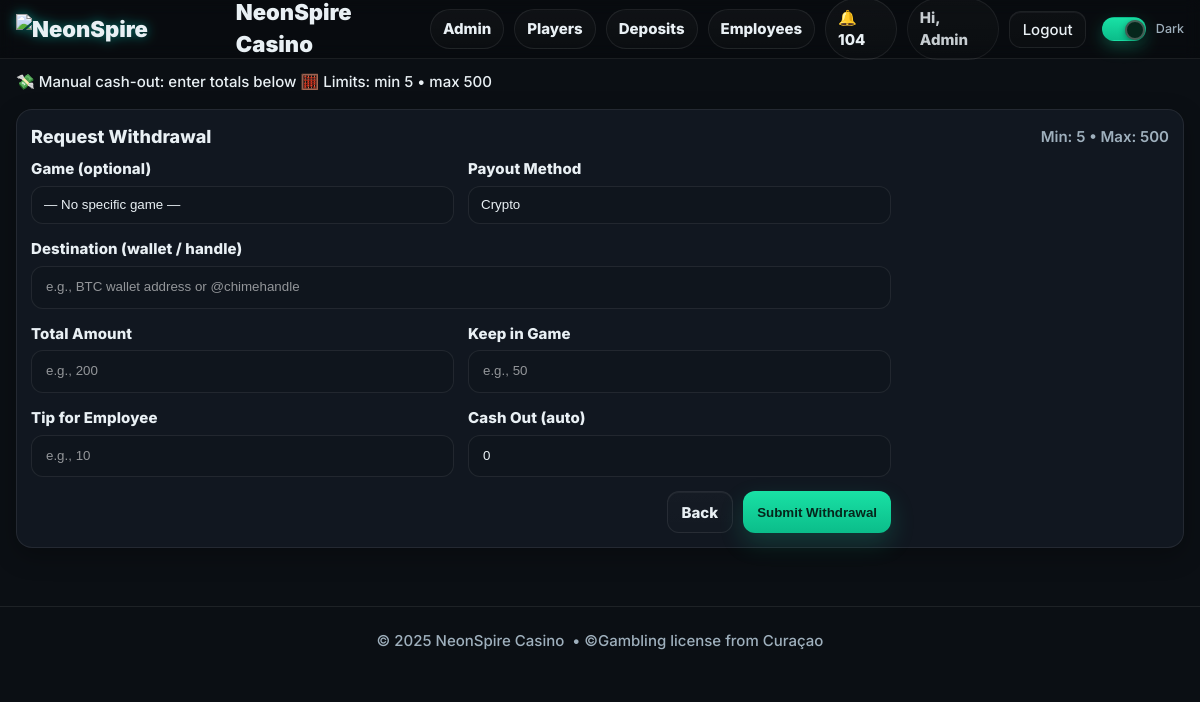
Screenshot of /player/withdraw (signed in) with the database file from the repository.
### models.py (models this page shows, shortened)
class User(db.Model, UserMixin):
    __tablename__ = "users"
    id = db.Column(db.Integer, primary_key=True)
    name = db.Column(db.String(120), nullable=False)
    email = db.Column(db.String(255), unique=True, nullable=False, index=True)
    mobile = db.Column(db.String(24), nullable=True, index=True)  # E.164
    password_hash = db.Column(db.String(255), nullable=False)
    role = db.Column(db.String(20), nullable=False, default="PLAYER")  # PLAYER | EMPLOYEE | ADMIN
    email_verified = db.Column(db.Boolean, default=False, index=True)
    email_verified_at = db.Column(db.DateTime, nullable=True)
    promo_seen = db.Column(db.Boolean, default=False, index=True)
    created_at = db.Column(db.DateTime, default=datetime.utcnow)

class PaymentSettings(db.Model):
    __tablename__ = "payment_settings"
    id = db.Column(db.Integer, primary_key=True)
    crypto_wallet_text = db.Column(db.String(255), default="USDT-TRC20: YOUR_ADDRESS")
    crypto_qr_url = db.Column(db.String(500), default="")
    chime_handle = db.Column(db.String(255), default="@your-chime")
    chime_qr_url = db.Column(db.String(500), default="")
    crypto_pay_url = db.Column(db.String(500), default="")
    chime_pay_url  = db.Column(db.String(500), default="")
    cashapp_handle  = db.Column(db.String(255), default="$yourcashtag")
    cashapp_qr_url  = db.Column(db.String(500), default="")
    cashapp_pay_url = db.Column(db.String(500), default="")
    bonus_percent = db.Column(db.Integer, default=0)
    min_redeem = db.Column(db.Integer, default=0)
    max_redeem = db.Column(db.Integer, default=0)
    whatsapp_url = db.Column(db.String(500), default="")
    telegram_url = db.Column(db.String(500), default="")
    facebook_url = db.Column(db.String(500), default="")
    instagram_url = db.Column(db.String(500), default="")
    promo_bonus_line    = db.Column(db.String(300), default="🔥 Today only: +10% bonus on YOLO!")
    promo_referral_line = db.Column(db.String(300), default="🤝 Refer a friend, get +5% bonus!")
    promo_service_line  = db.Column(db.String(300), default="🕐 We’re 24/7 and always here to help.")
    promo_trust_line    = db.Column(db.String(300), default="✅ 100% legit & secure.")
    promo_text          = db.Column(db.String(200), default="")
    updated_at = db.Column(db.DateTime, default=datetime.utcnow, onupdate=datetime.utcnow)

### player_bp.py (the view)
@player_bp.get("/withdraw")
@login_required
def withdraw_get():
    gid = request.args.get("game_id", type=int)
    if gid:
        return redirect(url_for("short_bp.withdraw_clean", game_id=gid))
    return _render_withdraw(game_id=None)

### player_bp.py (called while the page is built)
def _player_like() -> bool:
    return current_user.is_authenticated and current_user.role in ("PLAYER", "ADMIN")

def _get_settings():
    s = db.session.get(PaymentSettings, 1)
    if not s:
        s = PaymentSettings(id=1, min_redeem=0, max_redeem=0)
        db.session.add(s)
        db.session.commit()
    return s

def _render_withdraw(game_id: Optional[int]):
    if not _player_like():
        return abort(403)
    settings = _get_settings()
    games = Game.query.filter_by(is_active=True).order_by(Game.name.asc()).all()
    return render_template(
        "player_withdraw.html",
        settings=settings, games=games, preselect_game_id=game_id,
        page_title="Withdraw • NeonSpire Casino"
    )

### templates/player_withdraw.html (shortened to what this page needs)
{% extends "base.html" %}
{% block hero %}
<div class="ticker">
  <div class="shell ticker__track">
    <span>💸 Manual cash-out: enter totals below</span>
    {% if settings %}
      <span>🧮 Limits: min {{ settings.min_redeem or 0 }} • max {{ settings.max_redeem or 0 }}</span>
    {% endif %}
  </div>
</div>
{% endblock %}
{% block content %}
<div class="shell" style="margin-top:16px">
  <div class="panel">
    <div class="panel-head">
      <div class="h3">Request Withdrawal</div>
      {% if settings %}
        <div class="muted">Min: {{ settings.min_redeem or 0 }} • Max: {{ settings.max_redeem or 0 }}</div>
      {% endif %}
    </div>
    <form id="withdrawForm" class="form-grid" method="post" action="{{ url_for('playerbp.withdraw_post') }}">
      <div class="form-group">
        <label for="wdGame">Game (optional)</label>
        <select id="wdGame" name="game_id"
                style="background:var(--panel-2);border:1px solid var(--stroke);border-radius:12px;color:var(--text);padding:10px 12px">
          <option value="">— No specific game —</option>
        </select>
      </div>
      <div class="form-group">
        <label for="wdMethod">Payout Method</label>
        <select id="wdMethod" name="method"
                style="background:var(--panel-2);border:1px solid var(--stroke);border-radius:12px;color:var(--text);padding:10px 12px">
          <option value="CRYPTO">Crypto</option>
        </select>
      </div>
      <div class="form-group" style="grid-column:1/-1">
        <label for="wdAddress">Destination (wallet / handle)</label>
        <input id="wdAddress" name="address" type="text" placeholder="e.g., BTC wallet address or @chimehandle">
      </div>
      <div class="form-group">
        <label for="totalAmount">Total Amount</label>
        <input id="totalAmount" name="total_amount" type="number" min="1" step="1" placeholder="e.g., 200" required>
      </div>
      <div class="form-group">
        <label for="keepAmount">Keep in Game</label>
        <input id="keepAmount" name="keep_amount" type="number" min="0" step="1" placeholder="e.g., 50">
      </div>
      <div class="form-group">
        <label for="tipAmount">Tip for Employee</label>
        <input id="tipAmount" name="tip_amount" type="number" min="0" step="1" placeholder="e.g., 10">
      </div>
      <div class="form-group">
        <label for="cashOut">Cash Out (auto)</label>
        <input id="cashOut" type="number" min="0" step="1" placeholder="Calculated" readonly>
      </div>
      <div class="form-actions" style="grid-column:1/-1;display:flex;gap:10px;justify-content:flex-end">
        <a class="btn btn-ghost" href="{{ url_for('short_bp.lob_short') }}">Back</a>
        <button class="btn btn-primary" type="submit">Submit Withdrawal</button>
      </div>
    </form>
  </div>
</div>
{% endblock %}

### templates/base.html (shortened to what this page needs)
<!DOCTYPE html>
<html lang="en" data-theme="dark">
<head>
  <link rel="stylesheet" href="{{ url_for('static', filename='css/styles.css') }}?v=dm2">
</head>
<body>
  <header class="nav" style="position:sticky;top:0;z-index:50;background:rgba(0,0,0,.25);backdrop-filter:blur(8px);border-bottom:1px solid var(--stroke)">
    <div class="shell nav-inner" style="display:flex;align-items:center;justify-content:space-between;height:58px">
      <a href="{{ url_for('short_bp.lob_short') }}" class="brand" aria-label="NeonSpire Casino">
        <img class="brand-logo" src="{{ url_for('static', filename='img/logo.png') }}" alt="NeonSpire Casino">
        <span class="brand-text">NeonSpire Casino</span>
      </a>
      <nav class="nav-links" style="display:flex;align-items:center;gap:10px">
        {% if current_user.is_authenticated %}
          {% if current_user.role == 'ADMIN' %}
            <a class="pill" href="{{ url_for('adminbp.admin_home') }}">Admin</a>
            <a class="pill" href="{{ url_for('adminbp.admin_players') }}">Players</a>
            <a class="pill" href="{{ url_for('adminbp.deposits_audit') }}">Deposits</a>
            <a class="pill" href="{{ url_for('adminbp.admin_users') }}">Employees</a>
          {% elif current_user.role == 'EMPLOYEE' %}
            <a class="pill" href="{{ url_for('employeebp.employee_home') }}">Employee</a>
          {% else %}
            <a class="pill" href="{{ url_for('short_bp.mylogin_clean') }}">My Logins</a>
          {% endif %}
          <a class="pill" href="{{ url_for('notifybp.list_notifications') }}">🔔 {{ unread_count or 0 }}</a>
          <span class="pill" style="pointer-events:none;opacity:.85">
            Hi, {{ current_user.name.split(' ')[0] if current_user.name else 'Player' }}
          </span>
          <a class="btn btn-ghost" href="{{ url_for('auth.logout') }}">Logout</a>
        {% else %}
          <a class="pill" href="{{ url_for('auth.login_get') }}">Login</a>
          <a class="btn btn-primary" href="{{ url_for('short_bp.reg_short') }}">Register</a>
        {% endif %}
        <label class="toggle" style="margin-left:6px">
          <span class="track"><span class="knob"></span></span>
          <span class="label">Dark</span>
        </label>
      </nav>
    </div>
  </header>
  <div class="hero-slot">
    {% block hero %}{% endblock %}
  </div>
  <main style="padding-bottom:20px">
    {% block content %}{% endblock %}
  </main>
  <footer class="shell footer"
          style="height:68px;border-top:1px solid var(--stroke);margin-top:24px;
                 display:flex;align-items:center;justify-content:center;">
    © {{ 2025 }} NeonSpire Casino &nbsp;•&nbsp;
    <span class="muted">©Gambling license from Curaçao </span>
  </footer>
</body>
</html>

### templates/base.html (style rules this page uses)
.brand { display:flex; gap:10px; align-items:center; text-decoration:none; color:inherit; font-weight:900; font-size:22px }
.brand-logo { height:30px; width:auto; display:block; filter: drop-shadow(0 0 6px rgba(0,255,233,.45)); }
.hero-slot { position:relative; z-index:2; padding-top:12px; }
header.nav { overflow:visible; }

### rows the page displays
User: name "Admin"
PaymentSettings: min_redeem "5", max_redeem "500"

### other values shown
{{ unread_count or 0 }} "104"
{{ 2025 }} "2025"
